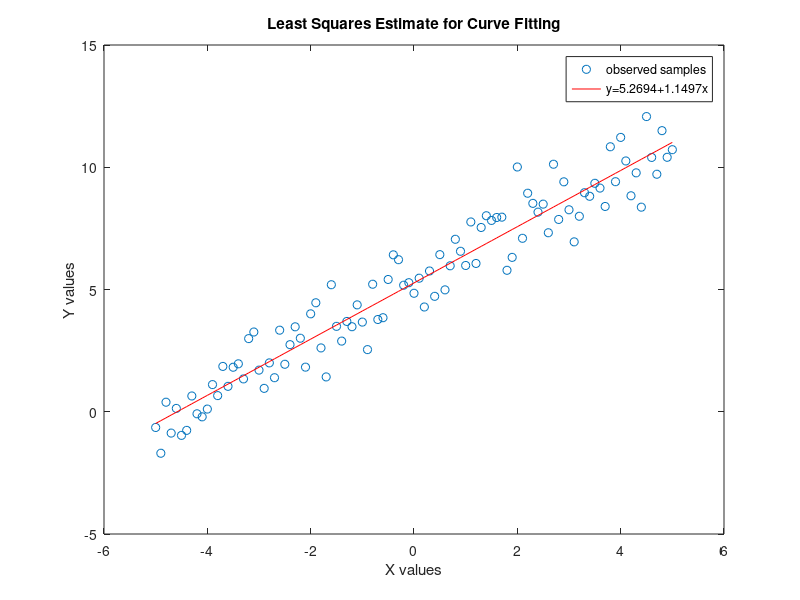

Write MATLAB code to recreate this figure.
x = -5:.1:5; % set of x- values - known explanatory variables
y = 5.3 + 1.2* x; % Straight line without noise
e=randn(size(y));
y = y + e; % adding random noise to get observed variable -
%Linear model - Y=Xa+e where a - parameters to be estimated

X = [ ones(length(x),1) x']; %first column treated aas all ones since x_1=1
y = y'; %column vector for proper dimension during multiplication
a = inv(X'*X)*X'*y  % Least Squares Estimator - equivalent code X\y
h=plot ( x , y , 'o'); %original data
hold on;
plot( x , a(1)+ a(2)*x , 'r-' ); %Fitted line
legend('observed samples',['y=' num2str(a(1)) '+' num2str(a(2)) 'x'])
title('Least Squares Estimate for Curve Fitting');
xlabel('X values');
ylabel('Y values');
